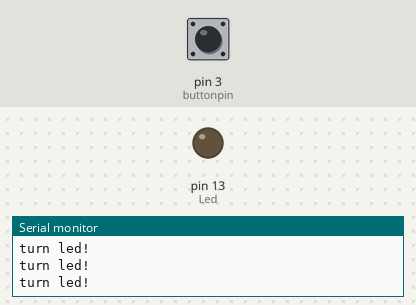
This sketch was run on a simulated Arduino Uno, built with avr-gcc and run on an emulated ATmega328P. Shown: output pins drawn as LEDs (lit = HIGH), the last lines printed to the serial monitor. Dashed ring = blinking. The test bench sets the inputs (shaded band); at power-on: pin 3 (buttonpin) LOW.

Above: at 1.2 s.
1.3 s: pin 3 (buttonpin) pulled HIGH for 0.15 s
At 1.38 s:
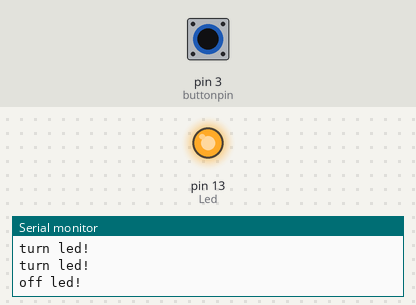
2.9 s: pin 3 (buttonpin) pulled HIGH for 1 s
At 4.6 s:
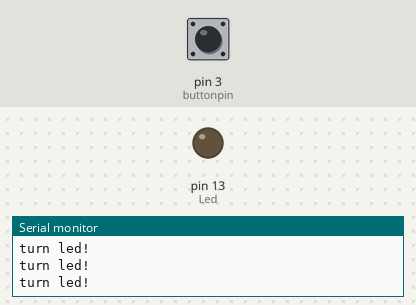
6.9 s: pin 3 (buttonpin) pulled HIGH for 3.2 s
At 7.2 s:
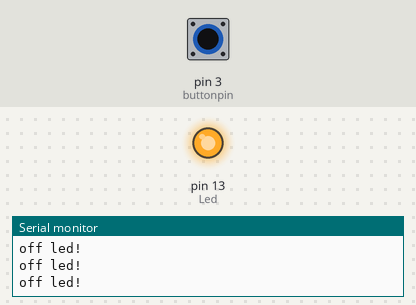
11.6 s: pin 3 (buttonpin) pulsed HIGH 2 times (0.12 s each, 0.3 s apart)
At 11.96 s:
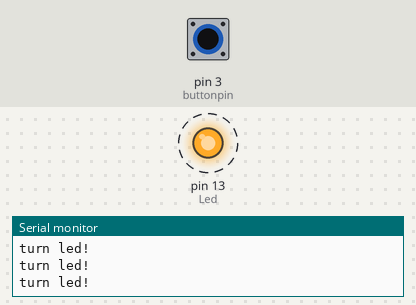
15.2 s: pin 3 (buttonpin) pulsed HIGH 5 times (0.12 s each, 0.3 s apart)
At 17.1 s:
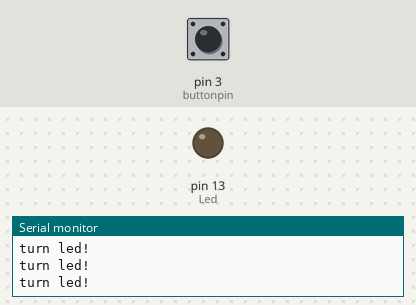
Timing chart, 0 to 18.6 s (numbered marks = the images above; inputs shaded):
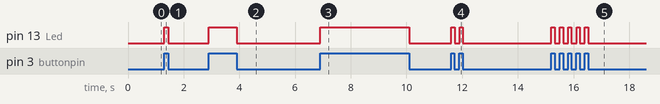

Measured:
- after the input at 1.3 s, pin 13 (Led): LOW → HIGH at once, → LOW 0.15 s later
- after the input at 2.9 s, pin 13 (Led): LOW → HIGH at once, → LOW 1.0 s later
- after the input at 6.9 s, pin 13 (Led): LOW → HIGH at once, → LOW 3.2 s later
- after the input at 11.6 s, pin 13 (Led): alternates HIGH for 0.12 s and LOW for 0.18 s, 4 changes in all, then stays LOW, starting at once
- after the input at 15.2 s, pin 13 (Led): alternates HIGH for 0.12 s and LOW for 0.18 s, 10 changes in all, then stays LOW, starting at once

The sketch:

digital_signal_output.ino
```cpp
/******************************************
 *Website: www.elegoo.com
 *
 *Time:2017.12.12
 *
 ******************************************/

int Led=13;//define LED port
int buttonpin=3; //define switch port
;int  val;//define digital variable val
void  setup()
{
  Serial.begin(9600);
pinMode(Led,OUTPUT);//define LED as a output port
pinMode(buttonpin,INPUT);//define switch as a output port
}
void  loop()

{ val=digitalRead(buttonpin);//read the value of the digital interface 3 assigned to val
if(val==HIGH)//when the switch sensor have signal, LED blink
{
digitalWrite(Led,HIGH);
Serial.println("off led!");
}
else
{
digitalWrite(Led,LOW);
Serial.println("turn led!");
}
}
```
